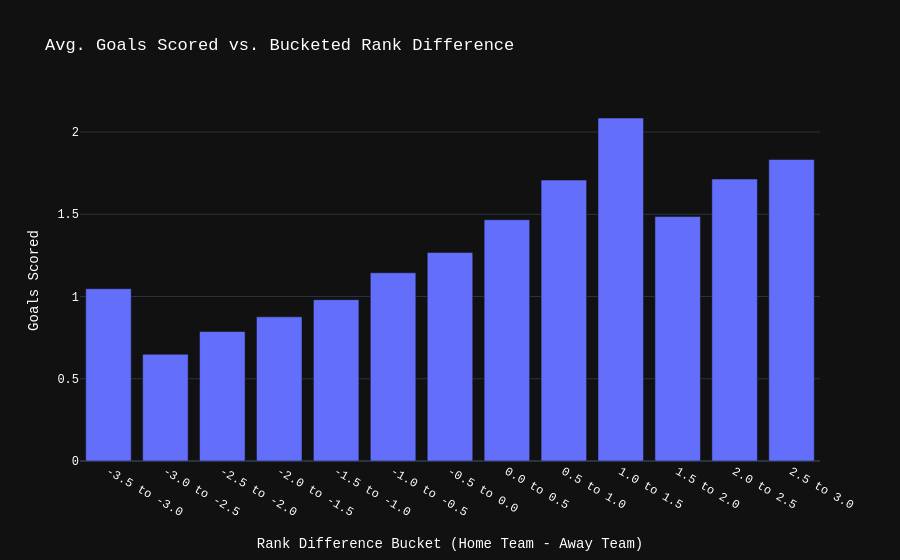

Notebook code for this chart:
### Code cell
# 1. Calculate the rank difference.
df = df_base.copy()
df['rank_diff'] = np.log(df['opp_rank']) - np.log(df['rank'])

# 2. Bucketize the rank difference into intervals of size 4.
# We define the edges of the bins from -32 to +32 with a step of 4.
b_size = 0.5
max_abs_diff = 3 # df['rank_diff'].abs().max()
# Ensure bins cover the full range of data, stepping by 4
bin_edge = int(np.ceil(max_abs_diff / b_size) * b_size)
bins = np.arange(-bin_edge, bin_edge + 1, b_size)

# Create meaningful labels for each bucket.
labels = [f'{i + b_size - 1} to {i} ' for i in bins[:-1]]

df['rank_diff_bucket'] = pd.cut(
    df['rank_diff'],
    bins=bins,
    labels=labels,
    right=False, # Intervals are [left, right)
    include_lowest=True
)

# 3. Group by the rank difference bucket and calculate home win probability.
# We use observed=False to include all possible buckets in the output, even if empty.
win_prob_by_bucket = (
    df.groupby('rank_diff_bucket', observed=False)['score']
    .mean()
    .reset_index(name='mean_score')
)

# 4. Create the bar plot.
fig = px.bar(
    win_prob_by_bucket,
    x='rank_diff_bucket',
    y='mean_score',
    title='Avg. Goals Scored vs. Bucketed Rank Difference',
    labels={
        'Rank_Diff_Bucket': 'Rank Difference Bucket (Opp Team Rank - Opp Team Rank)',
        'mean_score': 'Avg. Goals Scored'
    },
    template='plotly_dark'
)

# 5. Update the layout for better readability and aesthetics.
fig.update_layout(
    xaxis_title="Rank Difference Bucket (Home Team - Away Team)",
    yaxis_title="Goals Scored",
    yaxis=dict(
        #tickformat=".0%",  # Format y-axis labels as percentages
        #range=[0, 1]       # Set y-axis range from 0 to 1
    ),
    font=dict(
        family="Courier New, monospace",
        size=12,
        color="white"
    )
)

fig.show()

### Figure 1 — Plotly figure (JSON) as saved in the notebook; plotly's stock layout.template omitted (floating-point values rounded to 4 significant figures)
{"data": [{"hovertemplate": "rank_diff_bucket=%{x}<br>Avg. Goals Scored=%{y}<extra></extra>", "legendgroup": "", "marker": {"color": "#636efa", "pattern": {"shape": ""}}, "name": "", "orientation": "v", "showlegend": false, "textposition": "auto", "type": "bar", "x": ["-3.5 to -3.0 ", "-3.0 to -2.5 ", "-2.5 to -2.0 ", "-2.0 to -1.5 ", "-1.5 to -1.0 ", "-1.0 to -0.5 ", "-0.5 to 0.0 ", "0.0 to 0.5 ", "0.5 to 1.0 ", "1.0 to 1.5 ", "1.5 to 2.0 ", "2.0 to 2.5 ", "2.5 to 3.0 "], "xaxis": "x", "y": [1.048, 0.6486, 0.7872, 0.8764, 0.981, 1.144, 1.268, 1.467, 1.708, 2.085, 1.486, 1.714, 1.833], "yaxis": "y"}], "layout": {"barmode": "relative", "font": {"color": "white", "family": "Courier New, monospace", "size": 12}, "legend": {"tracegroupgap": 0}, "title": {"text": "Avg. Goals Scored vs. Bucketed Rank Difference"}, "xaxis": {"anchor": "y", "domain": [0, 1], "title": {"text": "Rank Difference Bucket (Home Team - Away Team)"}}, "yaxis": {"anchor": "x", "domain": [0, 1], "title": {"text": "Goals Scored"}}}}
